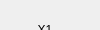
       <widget class="QWidget" name="page_48">
        <property name="geometry">
         <rect>
          <x>0</x>
          <y>0</y>
          <width>100</width>
          <height>30</height>
         </rect>
        </property>
        <attribute name="label">
         <string>RV</string>
        </attribute>
        <widget class="QToolButton" name="toolButton_63">
         <property name="geometry">
          <rect>
           <x>110</x>
           <y>0</y>
           <width>90</width>
           <height>60</height>
          </rect>
         </property>
         <property name="text">
          <string>iX1</string>
         </property>
         <property name="icon">
          <iconset>
           <normaloff>../../Desktop/QT/qqq/iX1.png</normaloff>../../Desktop/QT/qqq/iX1.png</iconset>
         </property>
         <property name="iconSize">
          <size>
           <width>80</width>
           <height>50</height>
          </size>
         </property>
         <property name="checkable">
          <bool>true</bool>
         </property>
         <property name="toolButtonStyle">
          <enum>Qt::ToolButtonTextUnderIcon</enum>
         </property>
         <property name="autoRaise">
          <bool>true</bool>
         </property>
         <attribute name="buttonGroup">
          <string notr="true">car_info_Group</string>
         </attribute>
        </widget>
        <widget class="QToolButton" name="KIA_car_16">
         <property name="geometry">
          <rect>
           <x>0</x>
           <y>0</y>
           <width>90</width>
           <height>60</height>
          </rect>
         </property>
         <property name="text">
          <string>X1</string>
         </property>
         <property name="icon">
          <iconset>
           <normaloff>../../Desktop/QT/qqq/X1.png</normaloff>../../Desktop/QT/qqq/X1.png</iconset>
         </property>
         <property name="iconSize">
          <size>
           <width>80</width>
           <height>50</height>
          </size>
         </property>
         <property name="checkable">
          <bool>true</bool>
         </property>
         <property name="toolButtonStyle">
          <enum>Qt::ToolButtonTextUnderIcon</enum>
         </property>
         <property name="autoRaise">
          <bool>true</bool>
         </property>
         <attribute name="buttonGroup">
          <string notr="true">car_info_Group</string>
         </attribute>
        </widget>
        <widget class="QToolButton" name="toolButton_75">
         <property name="geometry">
          <rect>
           <x>330</x>
           <y>0</y>
           <width>90</width>
           <height>60</height>
          </rect>
         </property>
         <property name="text">
          <string>X3</string>
         </property>
         <property name="icon">
          <iconset>
           <normaloff>../../Desktop/QT/qqq/X3.png</normaloff>../../Desktop/QT/qqq/X3.png</iconset>
         </property>
         <property name="iconSize">
          <size>
           <width>80</width>
           <height>50</height>
          </size>
         </property>
         <property name="checkable">
          <bool>true</bool>
         </property>
         <property name="toolButtonStyle">
          <enum>Qt::ToolButtonTextUnderIcon</enum>
         </property>
         <property name="autoRaise">
          <bool>true</bool>
         </property>
         <attribute name="buttonGroup">
          <string notr="true">car_info_Group</string>
         </attribute>
        </widget>
        <widget class="QToolButton" name="toolButton_78">
         <property name="geometry">
          <rect>
           <x>330</x>
           <y>70</y>
           <width>90</width>
           <height>60</height>
          </rect>
         </property>
         <property name="text">
          <string>X4 M</string>
         </property>
         <property name="icon">
          <iconset>
           <normaloff>../../Desktop/QT/qqq/x4 M.png</normaloff>../../Desktop/QT/qqq/x4 M.png</iconset>
         </property>
         <property name="iconSize">
          <size>
           <width>80</width>
           <height>50</height>
          </size>
         </property>
         <property name="checkable">
          <bool>true</bool>
         </property>
         <property name="toolButtonStyle">
          <enum>Qt::ToolButtonTextUnderIcon</enum>
         </property>
         <property name="autoRaise">
          <bool>true</bool>
         </property>
         <attribute name="buttonGroup">
          <string notr="true">car_info_Group</string>
         </attribute>
        </widget>
        <widget class="QToolButton" name="toolButton_80">
         <property name="geometry">
          <rect>
           <x>220</x>
           <y>70</y>
           <width>90</width>
           <height>60</height>
          </rect>
         </property>
         <property name="text">
          <string>X4</string>
         </property>
         <property name="icon">
          <iconset>
           <normaloff>../../Desktop/QT/qqq/X4.png</normaloff>../../Desktop/QT/qqq/X4.png</iconset>
         </property>
         <property name="iconSize">
          <size>
           <width>80</width>
           <height>50</height>
          </size>
         </property>
         <property name="checkable">
          <bool>true</bool>
         </property>
         <property name="toolButtonStyle">
          <enum>Qt::ToolButtonTextUnderIcon</enum>
         </property>
         <property name="autoRaise">
          <bool>true</bool>
         </property>
         <attribute name="buttonGroup">
          <string notr="true">car_info_Group</string>
         </attribute>
        </widget>
        <widget class="QToolButton" name="toolButton_81">
         <property name="geometry">
          <rect>
           <x>220</x>
           <y>0</y>
           <width>90</width>
           <height>60</height>
          </rect>
         </property>
         <property name="text">
          <string>X2</string>
         </property>
         <property name="icon">
          <iconset>
           <normaloff>../../Desktop/QT/qqq/X2.png</normaloff>../../Desktop/QT/qqq/X2.png</iconset>
         </property>
         <property name="iconSize">
          <size>
           <width>80</width>
           <height>50</height>
          </size>
         </property>
         <property name="checkable">
          <bool>true</bool>
         </property>
         <property name="toolButtonStyle">
          <enum>Qt::ToolButtonTextUnderIcon</enum>
         </property>
         <property name="autoRaise">
          <bool>true</bool>
         </property>
         <attribute name="buttonGroup">
          <string notr="true">car_info_Group</string>
         </attribute>
        </widget>
        <widget class="QToolButton" name="toolButton_82">
         <property name="geometry">
          <rect>
           <x>0</x>
           <y>70</y>
           <width>90</width>
           <height>60</height>
          </rect>
         </property>
         <property name="text">
          <string>X3 M</string>
         </property>
         <property name="icon">
          <iconset>
           <normaloff>../../Desktop/QT/qqq/X3 M.png</normaloff>../../Desktop/QT/qqq/X3 M.png</iconset>
         </property>
         <property name="iconSize">
          <size>
           <width>80</width>
           <height>50</height>
          </size>
         </property>
         <property name="checkable">
          <bool>true</bool>
         </property>
         <property name="toolButtonStyle">
          <enum>Qt::ToolButtonTextUnderIcon</enum>
         </property>
         <property name="autoRaise">
          <bool>true</bool>
         </property>
         <attribute name="buttonGroup">
          <string notr="true">car_info_Group</string>
         </attribute>
        </widget>
        <widget class="QToolButton" name="toolButton_83">
         <property name="geometry">
          <rect>
           <x>110</x>
           <y>70</y>
           <width>90</width>
           <height>60</height>
          </rect>
         </property>
         <property name="text">
          <string>iX3</string>
         </property>
         <property name="icon">
          <iconset>
           <normaloff>../../Desktop/QT/qqq/iX3.png</normaloff>../../Desktop/QT/qqq/iX3.png</iconset>
         </property>
         <property name="iconSize">
          <size>
           <width>80</width>
           <height>80</height>
          </size>
         </property>
         <property name="checkable">
          <bool>true</bool>
         </property>
         <property name="toolButtonStyle">
          <enum>Qt::ToolButtonTextUnderIcon</enum>
         </property>
         <property name="autoRaise">
          <bool>true</bool>
         </property>
         <attribute name="buttonGroup">
          <string notr="true">car_info_Group</string>
         </attribute>
        </widget>
        <widget class="QToolButton" name="toolButton_84">
         <property name="geometry">
          <rect>
           <x>0</x>
           <y>140</y>
           <width>90</width>
           <height>60</height>
          </rect>
         </property>
         <property name="iconSize">
          <size>
           <width>80</width>
           <height>50</height>
          </size>
         </property>
         <property name="checkable">
          <bool>true</bool>
         </property>
         <property name="toolButtonStyle">
          <enum>Qt::ToolButtonTextUnderIcon</enum>
         </property>
         <property name="autoRaise">
          <bool>true</bool>
         </property>
        </widget>
        <widget class="QToolButton" name="toolButton_85">
         <property name="geometry">
          <rect>
           <x>110</x>
           <y>140</y>
           <width>90</width>
           <height>60</height>
          </rect>
         </property>
         <property name="iconSize">
          <size>
           <width>80</width>
           <height>80</height>
          </size>
         </property>
         <property name="toolButtonStyle">
          <enum>Qt::ToolButtonTextUnderIcon</enum>
         </property>
         <property name="autoRaise">
          <bool>true</bool>
         </property>
        </widget>
       </widget>
